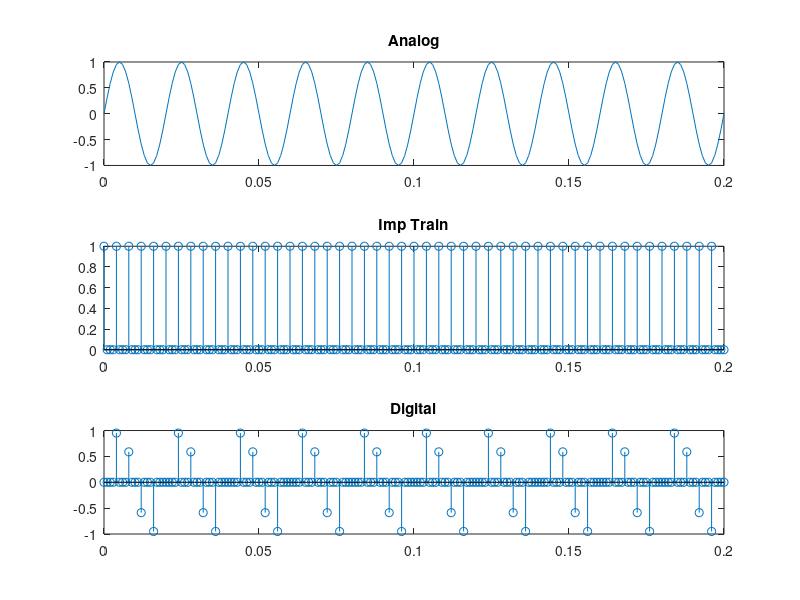
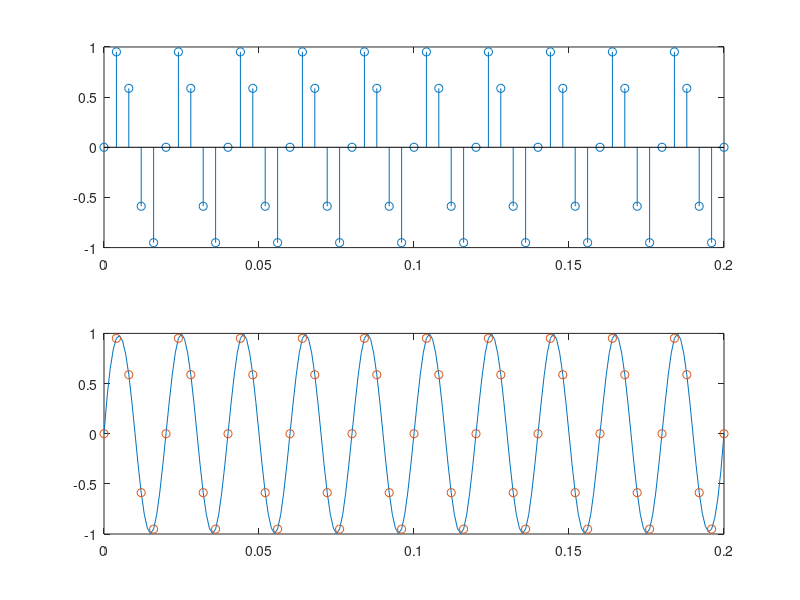
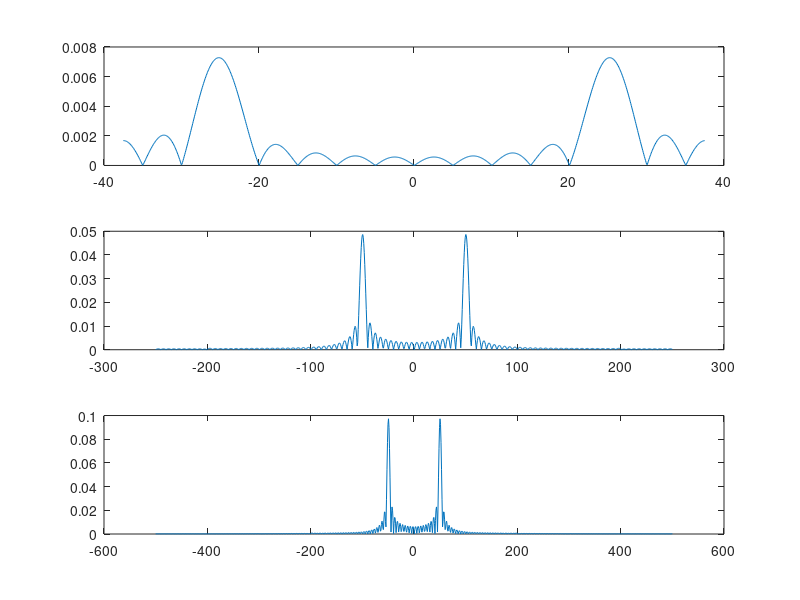

Source code (MATLAB) for these figures, in order:
clear all
close all
Fs=1000; f=50; T=0.004; n=1024;
t=0:1/Fs:0.2; 
x=sin(2*pi*f.*t); 

imp=zeros(1,201);
for t2=1:4:200
    imp(t2)=1;
end

y=imp.*x;

figure(1)

subplot(311); plot(t,x); title('Analog'); 
subplot(312); stem(t,imp); title('Imp Train');
subplot(313); stem(t,y);title('Digital');

a=zeros(1,51);
for i=1:50
    a(i)=y(i*4-3);
end

figure(2)

ta=0:0.2/50:0.2;
subplot(211);stem(ta,a);
intx=interp1(ta,a,t,'spline');
subplot(212);plot(t,intx,ta,a,'o');

figure(3)

Fs2=75; t2=0:1/Fs2:0.2; 
intx2=interp1(ta,a,t2,'spline');
f2=linspace(-Fs2/2,Fs2/2,n);  
fftx2=abs(fftshift(fft(intx2,n)/n));
subplot(311); plot(f2,fftx2);

Fs3=500; t3=0:1/Fs3:0.2; 
intx3=interp1(ta,a,t3,'spline'); 
f3=linspace(-Fs3/2,Fs3/2,n);  
fftx3=abs(fftshift(fft(intx3,n)/n));
subplot(312); plot(f3,fftx3);

Fs4=1000;  t4=0:1/Fs4:0.2; 
intx4=interp1(ta,a,t4,'spline');
fftx4=abs(fftshift(fft(intx4,n)/n));
f4=linspace(-Fs4/2,Fs4/2,n); 
subplot(313); plot(f4,fftx4);